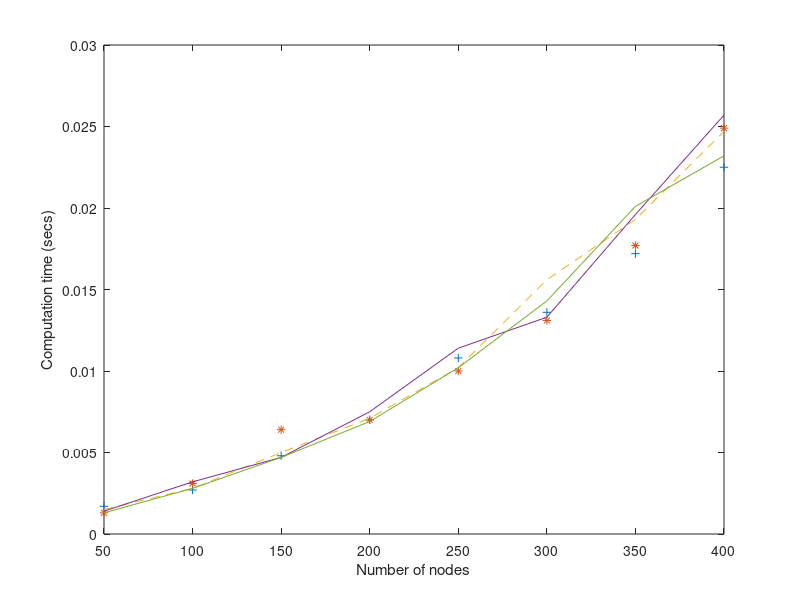

MATLAB code for this plot:
x=[50 100 150 200 250 300 350 400];
y1=[.0017 .0027 .0048 .0070 .0108 .0136 .0172 .0225];
y2=[.0013 .0031 .0064 .0070 .01 .0131 .0177 .0249];
y3=[.0015 .0028 .005 .0071 .0102 .0156 .0193 .0247];
y4=[.0014 .0032 .0047 .0075 .0114 .0133 .0196 .0257];
y5=[.0013 .0028 .0047 .0069 .0102 .0143 .0201 .0232];
plot(x,y1,'+',x,y2,'*',x,y3,'--',x,y4,x,y5);
%title('Computation Time of the SecureIoT');
xlabel('Number of nodes');
ylabel('Computation time (secs)');
% computation time vs no of nodes